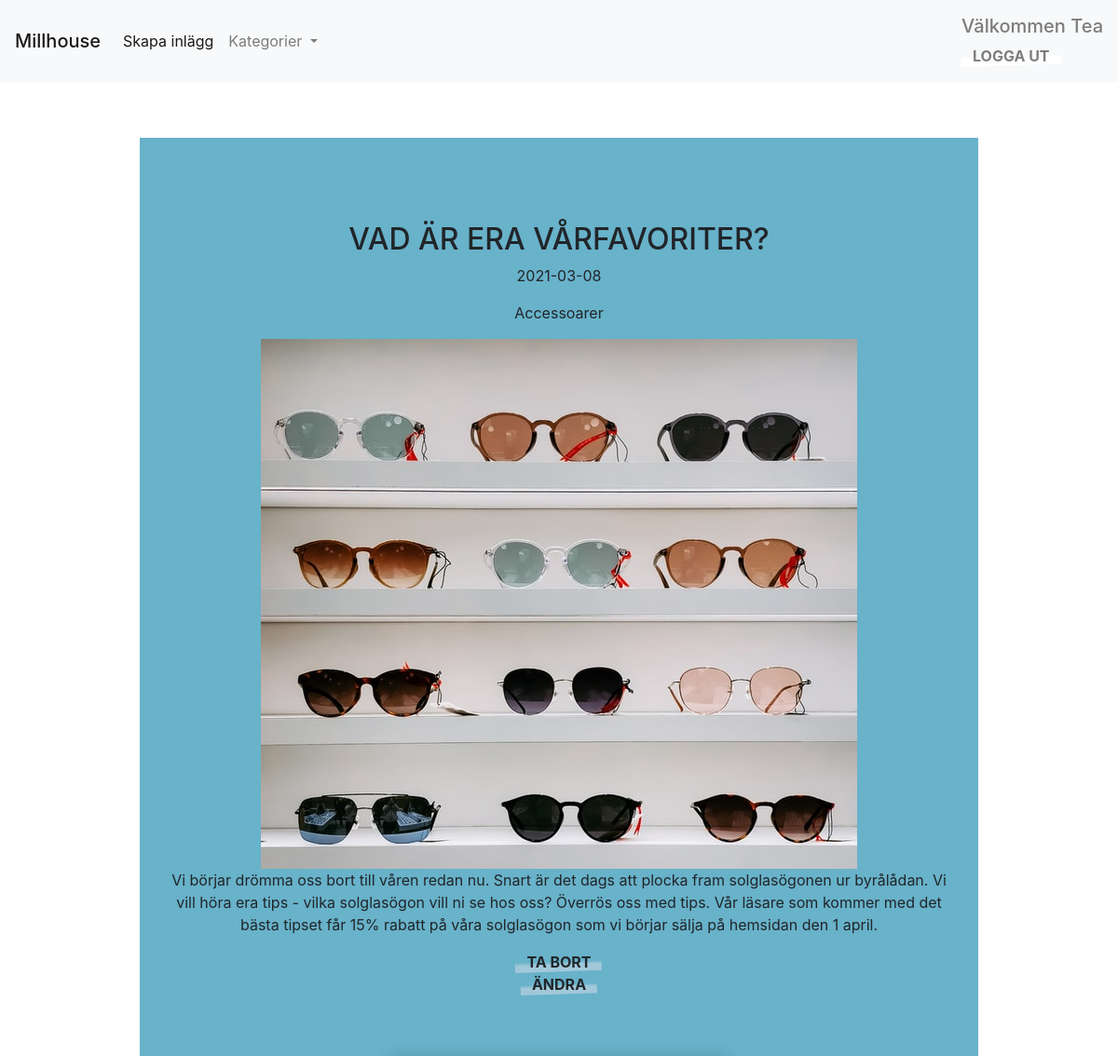
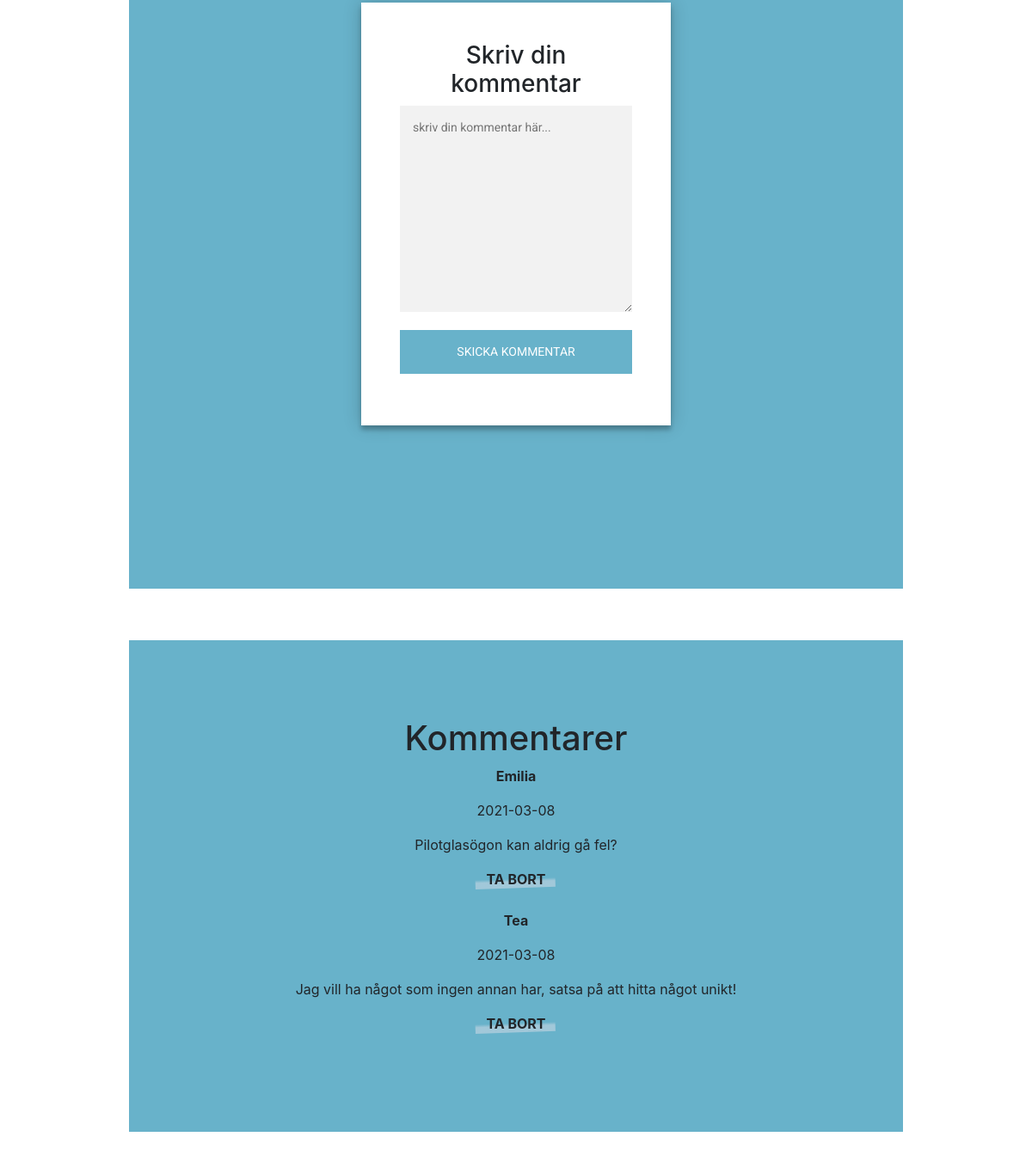
The page /comments.php?id=1 (signed in) on the database its author committed (2 pictures, top to bottom).
### tables this page shows
CREATE TABLE Entries(
Id INT PRIMARY KEY NOT NULL AUTO_INCREMENT,
Title VARCHAR(30) NOT NULL,
Entry VARCHAR(500) NOT NULL,
EntryDate DATE NOT NULL,
CategoryId INT NOT NULL,
Image VARCHAR(100), 
UsersId INT NOT NULL,
CONSTRAINT FK_Users FOREIGN KEY(UsersId) REFERENCES Users(Id),
CONSTRAINT FK_Category FOREIGN KEY(CategoryId) REFERENCES Categories(Id)
);

CREATE TABLE Categories(
Id INT PRIMARY KEY NOT NULL AUTO_INCREMENT, 
CategoryName VARCHAR(50)
);

CREATE TABLE Comments(
Id INT PRIMARY KEY NOT NULL AUTO_INCREMENT,
EntriesId INT NOT NULL,
Comment VARCHAR(200) NOT NULL,
CommentDate DATE NOT NULL, 
UsersId INT NOT NULL,
CONSTRAINT FK_Entries FOREIGN KEY(EntriesId) REFERENCES Entries(Id) ON DELETE CASCADE,
CONSTRAINT FK_UserComment FOREIGN KEY(UsersId) REFERENCES Users(Id)
);

CREATE TABLE Users(
Id INT PRIMARY KEY NOT NULL AUTO_INCREMENT,
Username VARCHAR(50) NOT NULL,
Password VARCHAR(50) NOT NULL,
Role VARCHAR(10) DEFAULT "User"
);

### comments.php (the view, shortened to what this page needs)
<!DOCTYPE html>
<html lang="en">
<head>
    <link rel="stylesheet" href="css/style.css" type="text/css">
    <link rel="stylesheet" href="https://maxcdn.bootstrapcdn.com/bootstrap/4.0.0/css/bootstrap.min.css">
</head>
<body>
<nav class="navbar navbar-expand-lg navbar-light bg-light">
  <a class="navbar-brand company-name" href="index.php">Millhouse</a>
  <div class="collapse navbar-collapse" id="navbarSupportedContent">
    <ul class="navbar-nav mr-auto">
      <li class="nav-item active">
      <?php
  if(isset($_SESSION['role'])){
     echo '<a class="nav-link" href="entries.php">Skapa inlägg <span class="sr-only">(current)</span></a>';
    }
    ?>
      </li>
      <li class="nav-item dropdown">
        <a class="nav-link dropdown-toggle" href="#" id="navbarDropdown" role="button" data-toggle="dropdown" aria-haspopup="true" aria-expanded="false">
          Kategorier
        </a>
      </li>
    </ul>
    <span class="navbar-text">
    <?php
if(isset($_SESSION['username']) && isset($_SESSION['password'])) {
echo "<h5>Välkommen " . $_SESSION['username'] . "</h5>";
echo '<a href="logout.php" class="r-link link text-underlined" id="logout-link">Logga ut</a>';
} else {
  header("location:index.php");
}
?>
    </span>
  </div>
</nav>
<?php
include 'includes/database_connection.php';
$entryId = $_GET['id'];
$stm = $pdo->query("SELECT Title, Entry, EntryDate, CategoryId, Entries.Id, Image, CategoryName FROM Entries JOIN Categories ON Entries.CategoryId = Categories.Id WHERE Entries.Id = $entryId");
while($row = $stm->fetch()):
    ?>
  <section class="section">
		<h2><?=$row['Title']?></h2>
    <p> <?=$row['EntryDate']?></p>
    <p> <?=$row['CategoryName']?></p>
    <img src="<?=$row['Image']?>" alt="EntriesImage">
		<p> <?=$row['Entry']?></p>
<?php
if(isset($_SESSION['role'])){
   echo "<a href='delete.php?id=".$row['Id']."' class='r-link link text-underlined'>Ta bort</a></br>";
   echo "<a href='modify.php?id=".$row['Id']."' class='r-link link text-underlined'>Ändra</a>";
}
?>
<div class="login-page">
  <div class="form">
  <h3>Skriv din kommentar</h3>
    <form class="login-form" action="handleComments.php?id=<?=$row['Id']?>" method="POST">
      <textarea name="comment_text" id="textarea" cols="30" rows="10" placeholder="skriv din kommentar här..."></textarea>
      <input id="button" type="submit" value="Skicka kommentar" name="create_comment">
    </form>
    </div>
    </div>
    </section>
  <?php  endwhile;
?>
<section class="section">
            <h1>Kommentarer</h1>
<?php
$stmt = $pdo->query("SELECT Comment, Username, CommentDate, Comments.Id
FROM Comments
JOIN Users ON Comments.UsersId = Users.Id WHERE EntriesId = $entryId ORDER BY CommentDate DESC");
while($row = $stmt->fetch()):
?>
            <p><b><?=$row['Username']?></b></p>
            <p><?=$row['CommentDate']?></p>
            <p><?=$row['Comment']?></p>
  <?php if(isset($_SESSION['role'])){
   echo "<a href='deleteComments.php?commentid=".$row['Id']."&&id=$entryId' class='r-link link text-underlined'>Ta bort</a></br></br>";
  };
?>
<?php  endwhile;
?>
  </section>
    </body>
</html>

### css/style.css (style rules this page uses)
.login-page { width: 360px; padding: 8% 0 0; margin: auto; }
.form { position: relative; z-index: 1; background: #FFFFFF; max-width: 360px; margin: 0 auto 100px; padding: 45px; text-align: center; box-shadow: 0 0 20px 0 rgba(0, 0, 0, 0.2), 0 5px 5px 0 rgba(0, 0, 0, 0.24); }
.form input { font-family: "Roboto", sans-serif; outline: 0; background: #f2f2f2; width: 100%; border: 0; margin: 0 0 15px; padding: 15px; box-sizing: border-box; font-size: 14px; }
#button { font-family: "Roboto", sans-serif; text-transform: uppercase; outline: 0; background: #68b2ca; width: 100%; border: 0; padding: 15px; color: #FFFFFF; font-size: 14px; -webkit-transition: all 0.3 ease; transition: all 0.3 ease; cursor: pointer; }
.company-name { font-weight: 500; }
#select, #textarea { font-family: "Roboto", sans-serif; outline: 0; background: #f2f2f2; width: 100%; border: 0; margin: 0 0 15px; padding: 15px; box-sizing: border-box; font-size: 14px; }
.section { max-width: 900px; margin: 60px auto; padding: 90px 30px; background-color: #68b2ca; text-align: center; }
.r-link { display: var(--rLinkDisplay, inline-flex) !important; }
.r-link[href] { color: var(--rLinkColor) !important; text-decoration: var(--rLinkTextDecoration, none) !important; }
.text-underlined { --uiTextUnderlinedLineHeight: var(--textUnderlinedLineHeight, 2px); --uiTextUnderlinedLineGap: var(--textUnderlinedLineGap, .5rem); --uiTextUnderlinedPaddingBottom: calc(var(--uiTextUnderlinedLineHeight) + var(--uiTextUnderlinedLineGap)); padding-bottom: var(--uiTextUnderlinedPaddingBottom) !important; position: var(--textUnderlinedPosition, relative) !important; z-index: var(--textUnderlinedZindex, 1) !important; }
.text-underlined::after { content: ""; width: var(--textUnderlinedLineWidht, 100%) !important; height: var(--uiTextUnderlinedLineHeight) !important; background-image: var(--textUnderlinedBackgroundImage, linear-gradient(to top, var(--textUnderlinedLineColor, currentColor) 30%, rgba(0, 0, 0, 0) 45%)) !important; position: absolute; left: var(--textUnderlinedLineLeft, 0) !important; bottom: var(--textUnderlinedLineBottom, 0) !important; z-index: var(--textUnderlinedLineZindex, -1) !important; }
.link { --textUnderlinedLineHeight: 100%; --textUnderlinedLineGap: 0; --textUnderlinedLineColor: rgba(164, 201, 218, 0.952); padding-left: .75rem; padding-right: .75rem; }
#logout-link { --textUnderlinedLineColor: white; }
.link::after { will-change: width; transition: width .1s ease-out; transform: rotate(-2deg); transform-origin: left bottom; }
.link { font-weight: 700; text-transform: uppercase; }

### rows shown on the page
entries: Title "VAD ÄR ERA VÅRFAVORITER?", EntryDate "2021-03-08", CategoryId.CategoryName "Accessoarer", Image (picture), Entry "Vi börjar drömma oss bort till våren redan nu. Snart är det dags att plocka fram solglasögonen ur byrålådan. Vi vill höra era tips - vilka solglasögon vill ni se hos oss? Överrös oss med tips. Vår läsare som kommer med det bästa tipset får 15% rabatt på våra solglasögon som vi börjar sälja på hemsidan den 1 april."
comments: UsersId.Username "Emilia", CommentDate "2021-03-08", Comment "Pilotglasögon kan aldrig gå fel?"
comments: UsersId.Username "Tea", CommentDate "2021-03-08", Comment "Jag vill ha något som ingen annan har, satsa på att hitta något unikt!"

### other values the page prints
$_SESSION['username'] "Tea"
